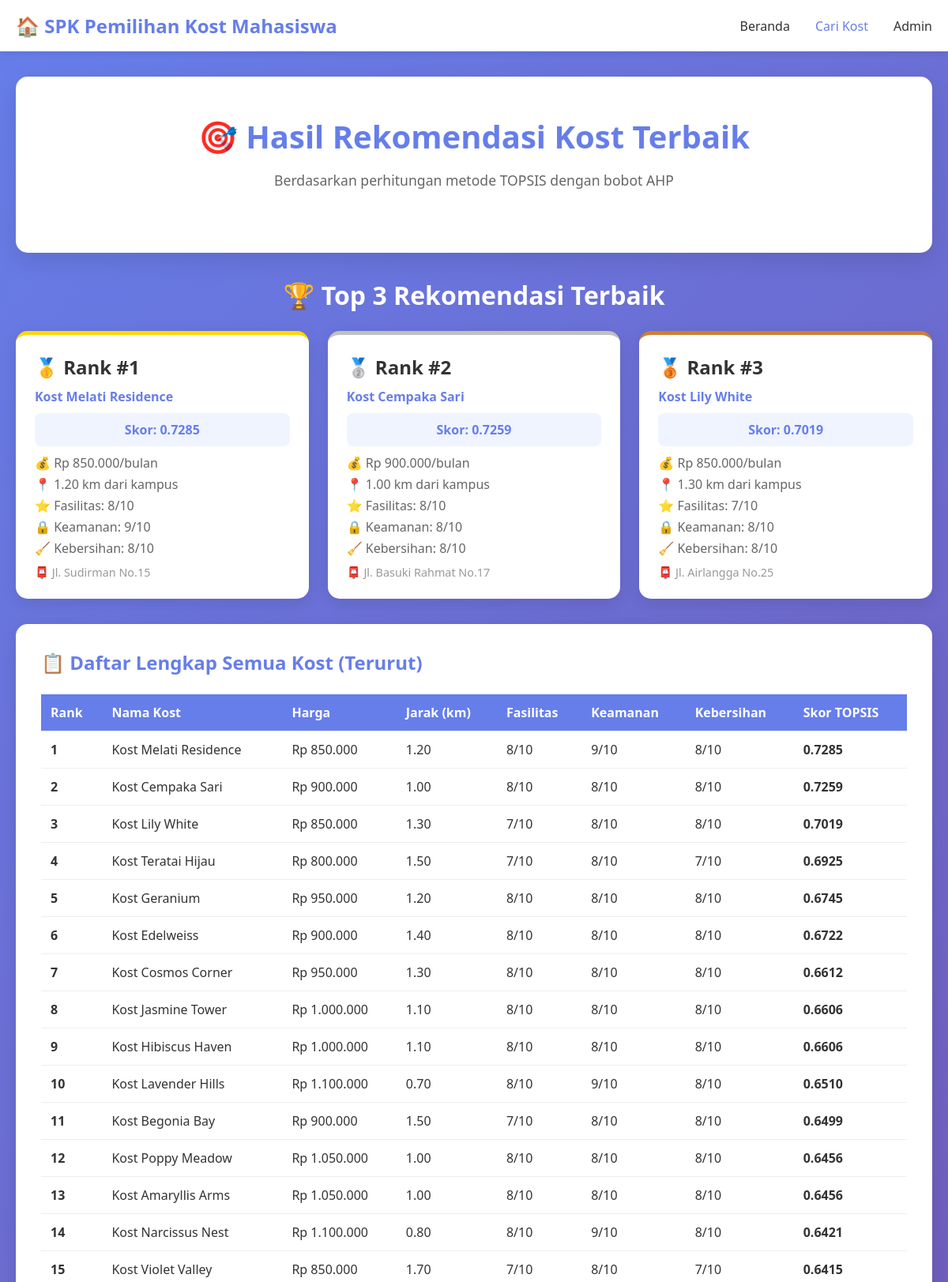
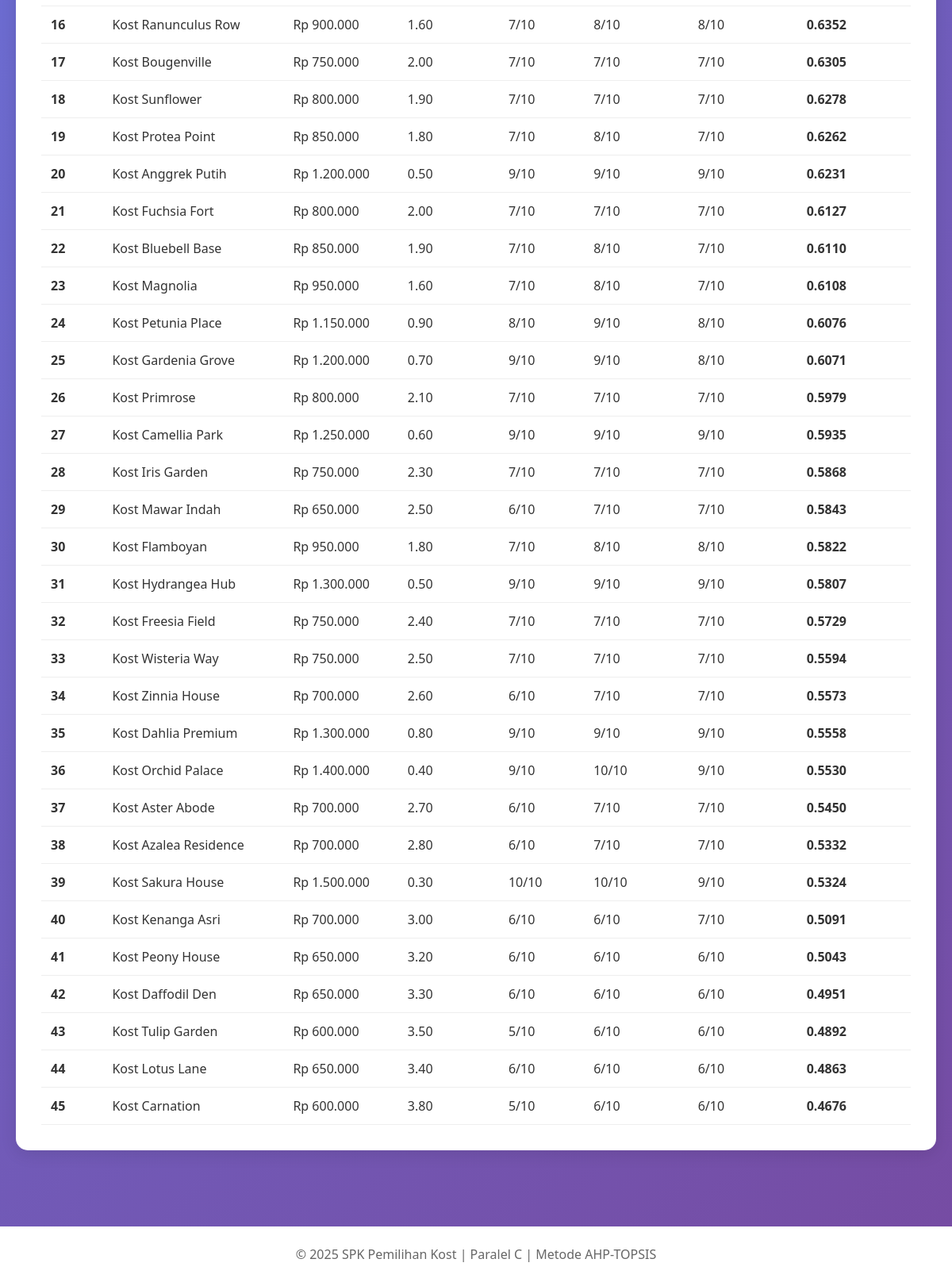
Screenshot of /hasil.php with the database file from the repository (2 pictures, top to bottom).
### tables this page shows
CREATE TABLE `alternatif` (
  `id_alternatif` int(11) NOT NULL,
  `nama_kost` varchar(100) DEFAULT NULL,
  `harga` decimal(10,2) DEFAULT NULL,
  `jarak` decimal(10,2) DEFAULT NULL,
  `fasilitas` int(11) DEFAULT NULL,
  `keamanan` int(11) DEFAULT NULL,
  `kebersihan` int(11) DEFAULT NULL,
  `alamat` text DEFAULT NULL,
  `foto` varchar(255) DEFAULT NULL
);

### includes/ahp.php (called while the page is built, shortened)
<?php
class AHP {
    public function getMatriksPerbandingan() {
        return [
            [1,    2,    3,    3,    5],
            [1/2,  1,    2,    2,    3],
            [1/3,  1/2,  1,    2,    2],
            [1/3,  1/2,  1/2,  1,    2],
            [1/5,  1/3,  1/2,  1/2,  1]
        ];
    }
    public function hitungBobot() {
        $matriks = $this->getMatriksPerbandingan();
        $n = count($matriks);
        $jumlahKolom = array_fill(0, $n, 0);
        for ($i = 0; $i < $n; $i++) {
            for ($j = 0; $j < $n; $j++) {
                $jumlahKolom[$j] += $matriks[$i][$j];
            }
        }
        $matriksNormalisasi = [];
        for ($i = 0; $i < $n; $i++) {
            for ($j = 0; $j < $n; $j++) {
                $matriksNormalisasi[$i][$j] = $matriks[$i][$j] / $jumlahKolom[$j];
            }
        }
        $bobot = [];
        for ($i = 0; $i < $n; $i++) {
            $jumlah = 0;
            for ($j = 0; $j < $n; $j++) {
                $jumlah += $matriksNormalisasi[$i][$j];
            }
            $bobot[$i] = $jumlah / $n;
        }
        return $bobot;
    }
}
?>

### includes/topsis.php (called while the page is built)
<?php
class TOPSIS {
    private $conn;
    private $bobot;
    public function __construct($conn, $bobot) {
        $this->conn = $conn;
        $this->bobot = $bobot;
    }
    public function getAlternatif() {
        $stmt = $this->conn->query("SELECT * FROM alternatif");
        return $stmt->fetchAll(PDO::FETCH_ASSOC);
    }
    public function getKriteria() {
        $stmt = $this->conn->query("SELECT * FROM kriteria ORDER BY id_kriteria");
        return $stmt->fetchAll(PDO::FETCH_ASSOC);
    }
    public function hitung() {
        $alternatif = $this->getAlternatif();
        $kriteria = $this->getKriteria();
        $matriks = [];
        foreach ($alternatif as $key => $alt) {
            $matriks[$key] = [
                $alt['harga'],
                $alt['jarak'],
                $alt['fasilitas'],
                $alt['keamanan'],
                $alt['kebersihan']
            ];
        }
        $matriksNormalisasi = $this->normalisasi($matriks);
        $matriksTerbobot = $this->terapkanBobot($matriksNormalisasi);
        $idealPositif = $this->hitungIdealPositif($matriksTerbobot, $kriteria);
        $idealNegatif = $this->hitungIdealNegatif($matriksTerbobot, $kriteria);
        $hasil = [];
        foreach ($alternatif as $key => $alt) {
            $jarakPositif = $this->hitungJarak($matriksTerbobot[$key], $idealPositif);
            $jarakNegatif = $this->hitungJarak($matriksTerbobot[$key], $idealNegatif);
            $preferensi = $jarakNegatif / ($jarakPositif + $jarakNegatif);
            $hasil[] = [
                'alternatif' => $alt,
                'preferensi' => $preferensi
            ];
        }
        usort($hasil, function($a, $b) {
            return $b['preferensi'] <=> $a['preferensi'];
        });
        return $hasil;
    }
    private function normalisasi($matriks) {
        $jumlahKuadrat = array_fill(0, 5, 0);
        foreach ($matriks as $row) {
            foreach ($row as $key => $val) {
                $jumlahKuadrat[$key] += pow($val, 2);
            }
        }
        $pembagi = array_map('sqrt', $jumlahKuadrat);
        $hasil = [];
        foreach ($matriks as $i => $row) {
            foreach ($row as $j => $val) {
                $hasil[$i][$j] = $val / $pembagi[$j];
            }
        }
        return $hasil;
    }
    private function terapkanBobot($matriks) {
        $hasil = [];
        foreach ($matriks as $i => $row) {
            foreach ($row as $j => $val) {
                $hasil[$i][$j] = $val * $this->bobot[$j];
            }
        }
        return $hasil;
    }
    private function hitungIdealPositif($matriks, $kriteria) {
        $ideal = [];
        for ($j = 0; $j < 5; $j++) {
            $kolom = array_column($matriks, $j);
            $ideal[$j] = ($kriteria[$j]['jenis'] == 'benefit') ? max($kolom) : min($kolom);
        }
        return $ideal;
    }
    private function hitungIdealNegatif($matriks, $kriteria) {
        $ideal = [];
        for ($j = 0; $j < 5; $j++) {
            $kolom = array_column($matriks, $j);
            $ideal[$j] = ($kriteria[$j]['jenis'] == 'benefit') ? min($kolom) : max($kolom);
        }
        return $ideal;
    }
    private function hitungJarak($vektor1, $vektor2) {
        $jumlah = 0;
        for ($i = 0; $i < count($vektor1); $i++) {
            $jumlah += pow($vektor1[$i] - $vektor2[$i], 2);
        }
        return sqrt($jumlah);
    }
}
?>

### hasil.php (the view, shortened to what this page needs)
<?php
require_once 'config/database.php';
require_once 'includes/ahp.php';
require_once 'includes/topsis.php';
$ahp = new AHP($conn);
$bobot = $ahp->hitungBobot();
$topsis = new TOPSIS($conn, $bobot);
$hasil = $topsis->hitung();
?>
<!DOCTYPE html>
<html lang="id">
<head>
    <link rel="stylesheet" href="assets/css/style.css">
</head>
<body>
    <nav class="navbar">
        <div class="container">
            <h1>🏠 SPK Pemilihan Kost Mahasiswa</h1>
            <ul>
                <li><a href="index.php">Beranda</a></li>
                <li><a href="hasil.php" class="active">Cari Kost</a></li>
                <li><a href="admin/">Admin</a></li>
            </ul>
        </div>
    </nav>
    <div class="container">
        <div class="hero">
            <h2>🎯 Hasil Rekomendasi Kost Terbaik</h2>
            <p>Berdasarkan perhitungan metode TOPSIS dengan bobot AHP</p>
        </div>
        <div class="top-recommendations">
            <h3>🏆 Top 3 Rekomendasi Terbaik</h3>
            <div class="top-cards">
                <?php for ($i = 0; $i < 3 && $i < count($hasil); $i++):
                    $kost = $hasil[$i]['alternatif'];
                    $rank = $i + 1;
                    $medal = ['🥇', '🥈', '🥉'];
                ?>
                <div class="top-card rank-<?= $rank ?>">
                    <div class="medal"><?= $medal[$i] ?> Rank #<?= $rank ?></div>
                    <h4><?= htmlspecialchars($kost['nama_kost']) ?></h4>
                    <div class="score">Skor: <?= number_format($hasil[$i]['preferensi'], 4) ?></div>
                    <div class="details">
                        <p>💰 Rp <?= number_format($kost['harga'], 0, ',', '.') ?>/bulan</p>
                        <p>📍 <?= $kost['jarak'] ?> km dari kampus</p>
                        <p>⭐ Fasilitas: <?= $kost['fasilitas'] ?>/10</p>
                        <p>🔒 Keamanan: <?= $kost['keamanan'] ?>/10</p>
                        <p>🧹 Kebersihan: <?= $kost['kebersihan'] ?>/10</p>
                    </div>
                    <p class="address">📮 <?= htmlspecialchars($kost['alamat']) ?></p>
                </div>
                <?php endfor; ?>
            </div>
        </div>
        <div class="card">
            <h3>📋 Daftar Lengkap Semua Kost (Terurut)</h3>
            <div class="table-responsive">
                <table>
                    <thead>
                        <tr>
                            <th>Rank</th>
                            <th>Nama Kost</th>
                            <th>Harga</th>
                            <th>Jarak (km)</th>
                            <th>Fasilitas</th>
                            <th>Keamanan</th>
                            <th>Kebersihan</th>
                            <th>Skor TOPSIS</th>
                        </tr>
                    </thead>
                    <tbody>
                        <?php foreach ($hasil as $index => $item):
                            $kost = $item['alternatif'];
                        ?>
                        <tr>
                            <td><strong><?= $index + 1 ?></strong></td>
                            <td><?= htmlspecialchars($kost['nama_kost']) ?></td>
                            <td>Rp <?= number_format($kost['harga'], 0, ',', '.') ?></td>
                            <td><?= $kost['jarak'] ?></td>
                            <td><?= $kost['fasilitas'] ?>/10</td>
                            <td><?= $kost['keamanan'] ?>/10</td>
                            <td><?= $kost['kebersihan'] ?>/10</td>
                            <td><strong><?= number_format($item['preferensi'], 4) ?></strong></td>
                        </tr>
                        <?php endforeach; ?>
                    </tbody>
                </table>
            </div>
        </div>
    </div>
    <footer>
        <p>&copy; 2025 SPK Pemilihan Kost | Paralel C | Metode AHP-TOPSIS</p>
    </footer>
</body>
</html>

### assets/css/style.css (style rules this page uses)
* { margin: 0; padding: 0; box-sizing: border-box; }
body { font-family: 'Segoe UI', Tahoma, Geneva, Verdana, sans-serif; background: linear-gradient(135deg, #667eea 0%, #764ba2 100%); min-height: 100vh; color: #333; }
.navbar { background: #fff; box-shadow: 0 2px 10px rgba(0,0,0,0.1); padding: 1rem 0; }
.navbar .container { max-width: 1200px; margin: 0 auto; padding: 0 20px; display: flex; justify-content: space-between; align-items: center; }
.navbar h1 { color: #667eea; font-size: 1.5rem; }
.navbar ul { list-style: none; display: flex; gap: 2rem; }
.navbar a { text-decoration: none; color: #333; font-weight: 500; transition: color 0.3s; }
.navbar a:hover, .navbar a.active { color: #667eea; }
.container { max-width: 1200px; margin: 0 auto; padding: 2rem 20px; }
.hero { background: white; padding: 3rem; border-radius: 15px; text-align: center; margin-bottom: 2rem; box-shadow: 0 10px 30px rgba(0,0,0,0.1); }
.hero h2 { color: #667eea; margin-bottom: 1rem; font-size: 2.5rem; }
.hero p { color: #666; margin-bottom: 2rem; font-size: 1.1rem; }
.card { background: white; padding: 2rem; border-radius: 15px; margin-bottom: 2rem; box-shadow: 0 5px 20px rgba(0,0,0,0.1); }
.card h3 { color: #667eea; margin-bottom: 1.5rem; font-size: 1.5rem; }
table { width: 100%; border-collapse: collapse; }
table thead { background: #667eea; color: white; }
table th, table td { padding: 12px; text-align: left; border-bottom: 1px solid #eee; }
.top-recommendations { margin-bottom: 2rem; }
.top-recommendations h3 { color: white; text-align: center; margin-bottom: 1.5rem; font-size: 2rem; }
.top-cards { display: grid; grid-template-columns: repeat(auto-fit, minmax(300px, 1fr)); gap: 1.5rem; }
.top-card { background: white; padding: 1.5rem; border-radius: 15px; box-shadow: 0 5px 20px rgba(0,0,0,0.1); border-top: 5px solid #667eea; }
.top-card.rank-1 { border-top-color: #ffd700; }
.top-card.rank-2 { border-top-color: #c0c0c0; }
.top-card.rank-3 { border-top-color: #cd7f32; }
.medal { font-size: 1.5rem; margin-bottom: 10px; font-weight: bold; }
.top-card h4 { color: #667eea; margin-bottom: 10px; }
.score { background: #f0f4ff; padding: 10px; border-radius: 8px; text-align: center; font-weight: bold; color: #667eea; margin: 10px 0; }
.details p { margin: 5px 0; color: #666; }
.address { margin-top: 10px; color: #999; font-size: 0.9rem; }
.table-responsive { overflow-x: auto; }
footer { background: white; text-align: center; padding: 1.5rem; margin-top: 2rem; color: #666; }

### rows the page displays
alternatif: i "🥇", rank "1", nama_kost "Kost Melati Residence", preferensi "0.7285", harga "850.000", jarak "1.20", fasilitas "8", keamanan "9", kebersihan "8", alamat "Jl. Sudirman No.15"
alternatif: i "🥈", rank "2", nama_kost "Kost Cempaka Sari", preferensi "0.7259", harga "900.000", jarak "1.00", fasilitas "8", keamanan "8", kebersihan "8", alamat "Jl. Basuki Rahmat No.17"
alternatif: i "🥉", rank "3", nama_kost "Kost Lily White", preferensi "0.7019", harga "850.000", jarak "1.30", fasilitas "7", keamanan "8", kebersihan "8", alamat "Jl. Airlangga No.25"
alternatif: nama_kost "Kost Teratai Hijau", harga "800.000", jarak "1.50", fasilitas "7", keamanan "8", kebersihan "7", preferensi "0.6925"
alternatif: nama_kost "Kost Geranium", harga "950.000", jarak "1.20", fasilitas "8", keamanan "8", kebersihan "8", preferensi "0.6745"
alternatif: nama_kost "Kost Edelweiss", harga "900.000", jarak "1.40", fasilitas "8", keamanan "8", kebersihan "8", preferensi "0.6722"
alternatif: nama_kost "Kost Cosmos Corner", harga "950.000", jarak "1.30", fasilitas "8", keamanan "8", kebersihan "8", preferensi "0.6612"
alternatif: nama_kost "Kost Jasmine Tower", harga "1.000.000", jarak "1.10", fasilitas "8", keamanan "8", kebersihan "8", preferensi "0.6606"
alternatif: nama_kost "Kost Hibiscus Haven", harga "1.000.000", jarak "1.10", fasilitas "8", keamanan "8", kebersihan "8", preferensi "0.6606"
alternatif: nama_kost "Kost Lavender Hills", harga "1.100.000", jarak "0.70", fasilitas "8", keamanan "9", kebersihan "8", preferensi "0.6510"
alternatif: nama_kost "Kost Begonia Bay", harga "900.000", jarak "1.50", fasilitas "7", keamanan "8", kebersihan "8", preferensi "0.6499"
alternatif: nama_kost "Kost Poppy Meadow", harga "1.050.000", jarak "1.00", fasilitas "8", keamanan "8", kebersihan "8", preferensi "0.6456"
alternatif: nama_kost "Kost Amaryllis Arms", harga "1.050.000", jarak "1.00", fasilitas "8", keamanan "8", kebersihan "8", preferensi "0.6456"
alternatif: nama_kost "Kost Narcissus Nest", harga "1.100.000", jarak "0.80", fasilitas "8", keamanan "9", kebersihan "8", preferensi "0.6421"
alternatif: nama_kost "Kost Violet Valley", harga "850.000", jarak "1.70", fasilitas "7", keamanan "8", kebersihan "7", preferensi "0.6415"
alternatif: nama_kost "Kost Ranunculus Row", harga "900.000", jarak "1.60", fasilitas "7", keamanan "8", kebersihan "8", preferensi "0.6352"
alternatif: nama_kost "Kost Bougenville", harga "750.000", jarak "2.00", fasilitas "7", keamanan "7", kebersihan "7", preferensi "0.6305"
alternatif: nama_kost "Kost Sunflower", harga "800.000", jarak "1.90", fasilitas "7", keamanan "7", kebersihan "7", preferensi "0.6278"
alternatif: nama_kost "Kost Protea Point", harga "850.000", jarak "1.80", fasilitas "7", keamanan "8", kebersihan "7", preferensi "0.6262"
alternatif: nama_kost "Kost Anggrek Putih", harga "1.200.000", jarak "0.50", fasilitas "9", keamanan "9", kebersihan "9", preferensi "0.6231"
alternatif: nama_kost "Kost Fuchsia Fort", harga "800.000", jarak "2.00", fasilitas "7", keamanan "7", kebersihan "7", preferensi "0.6127"
alternatif: nama_kost "Kost Bluebell Base", harga "850.000", jarak "1.90", fasilitas "7", keamanan "8", kebersihan "7", preferensi "0.6110"
alternatif: nama_kost "Kost Magnolia", harga "950.000", jarak "1.60", fasilitas "7", keamanan "8", kebersihan "7", preferensi "0.6108"
alternatif: nama_kost "Kost Petunia Place", harga "1.150.000", jarak "0.90", fasilitas "8", keamanan "9", kebersihan "8", preferensi "0.6076"
alternatif: nama_kost "Kost Gardenia Grove", harga "1.200.000", jarak "0.70", fasilitas "9", keamanan "9", kebersihan "8", preferensi "0.6071"
alternatif: nama_kost "Kost Primrose", harga "800.000", jarak "2.10", fasilitas "7", keamanan "7", kebersihan "7", preferensi "0.5979"
alternatif: nama_kost "Kost Camellia Park", harga "1.250.000", jarak "0.60", fasilitas "9", keamanan "9", kebersihan "9", preferensi "0.5935"
alternatif: nama_kost "Kost Iris Garden", harga "750.000", jarak "2.30", fasilitas "7", keamanan "7", kebersihan "7", preferensi "0.5868"
alternatif: nama_kost "Kost Mawar Indah", harga "650.000", jarak "2.50", fasilitas "6", keamanan "7", kebersihan "7", preferensi "0.5843"
alternatif: nama_kost "Kost Flamboyan", harga "950.000", jarak "1.80", fasilitas "7", keamanan "8", kebersihan "8", preferensi "0.5822"
alternatif: nama_kost "Kost Hydrangea Hub", harga "1.300.000", jarak "0.50", fasilitas "9", keamanan "9", kebersihan "9", preferensi "0.5807"
alternatif: nama_kost "Kost Freesia Field", harga "750.000", jarak "2.40", fasilitas "7", keamanan "7", kebersihan "7", preferensi "0.5729"
alternatif: nama_kost "Kost Wisteria Way", harga "750.000", jarak "2.50", fasilitas "7", keamanan "7", kebersihan "7", preferensi "0.5594"
alternatif: nama_kost "Kost Zinnia House", harga "700.000", jarak "2.60", fasilitas "6", keamanan "7", kebersihan "7", preferensi "0.5573"
alternatif: nama_kost "Kost Dahlia Premium", harga "1.300.000", jarak "0.80", fasilitas "9", keamanan "9", kebersihan "9", preferensi "0.5558"
alternatif: nama_kost "Kost Orchid Palace", harga "1.400.000", jarak "0.40", fasilitas "9", keamanan "10", kebersihan "9", preferensi "0.5530"
alternatif: nama_kost "Kost Aster Abode", harga "700.000", jarak "2.70", fasilitas "6", keamanan "7", kebersihan "7", preferensi "0.5450"
alternatif: nama_kost "Kost Azalea Residence", harga "700.000", jarak "2.80", fasilitas "6", keamanan "7", kebersihan "7", preferensi "0.5332"
alternatif: nama_kost "Kost Sakura House", harga "1.500.000", jarak "0.30", fasilitas "10", keamanan "10", kebersihan "9", preferensi "0.5324"
alternatif: nama_kost "Kost Kenanga Asri", harga "700.000", jarak "3.00", fasilitas "6", keamanan "6", kebersihan "7", preferensi "0.5091"
alternatif: nama_kost "Kost Peony House", harga "650.000", jarak "3.20", fasilitas "6", keamanan "6", kebersihan "6", preferensi "0.5043"
alternatif: nama_kost "Kost Daffodil Den", harga "650.000", jarak "3.30", fasilitas "6", keamanan "6", kebersihan "6", preferensi "0.4951"
alternatif: nama_kost "Kost Tulip Garden", harga "600.000", jarak "3.50", fasilitas "5", keamanan "6", kebersihan "6", preferensi "0.4892"
alternatif: nama_kost "Kost Lotus Lane", harga "650.000", jarak "3.40", fasilitas "6", keamanan "6", kebersihan "6", preferensi "0.4863"
alternatif: nama_kost "Kost Carnation", harga "600.000", jarak "3.80", fasilitas "5", keamanan "6", kebersihan "6", preferensi "0.4676"
